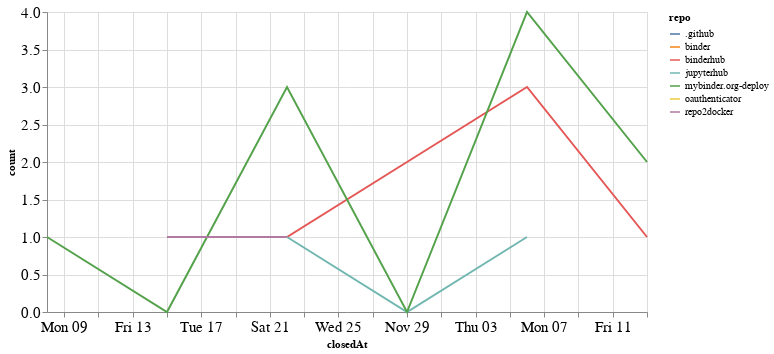

Notebook code for this chart:
### Code cell
closed_by_time = closed_by.groupby('repo').resample('W', on='closedAt').count()['author'].reset_index()
closed_by_time = closed_by_time.rename(columns={'author': 'count'})

alt.Chart(closed_by_time, width=600).mark_line().encode(
    x='closedAt',
    y='count',
    color='repo',
    tooltip="repo"
)

### Figure 1 — Vega-Lite specification as saved in the notebook (floating-point values rounded to 4 significant figures)
{"config": {"axisLeft": {"labelFontSize": 15}, "axisBottom": {"labelFontSize": 15}}, "data": {"name": "data-6d495ebcbf1604f6c56fe2603ad6b07b"}, "mark": "line", "encoding": {"color": {"type": "nominal", "field": "repo"}, "tooltip": {"type": "nominal", "field": "repo"}, "x": {"type": "temporal", "field": "closedAt"}, "y": {"type": "quantitative", "field": "count"}}, "width": 600, "$schema": "https://vega.github.io/schema/vega-lite/v4.8.1.json", "datasets": {"data-6d495ebcbf1604f6c56fe2603ad6b07b": [{"repo": ".github", "closedAt": "2020-12-06T00:00:00", "count": 1}, {"repo": "binder", "closedAt": "2020-11-15T00:00:00", "count": 1}, {"repo": "binderhub", "closedAt": "2020-11-15T00:00:00", "count": 1}, {"repo": "binderhub", "closedAt": "2020-11-22T00:00:00", "count": 1}, {"repo": "binderhub", "closedAt": "2020-11-29T00:00:00", "count": 2}, {"repo": "binderhub", "closedAt": "2020-12-06T00:00:00", "count": 3}, {"repo": "binderhub", "closedAt": "2020-12-13T00:00:00", "count": 1}, {"repo": "jupyterhub", "closedAt": "2020-11-22T00:00:00", "count": 1}, {"repo": "jupyterhub", "closedAt": "2020-11-29T00:00:00", "count": 0}, {"repo": "jupyterhub", "closedAt": "2020-12-06T00:00:00", "count": 1}, {"repo": "mybinder.org-deploy", "closedAt": "2020-11-08T00:00:00", "count": 1}, {"repo": "mybinder.org-deploy", "closedAt": "2020-11-15T00:00:00", "count": 0}, {"repo": "mybinder.org-deploy", "closedAt": "2020-11-22T00:00:00", "count": 3}, {"repo": "mybinder.org-deploy", "closedAt": "2020-11-29T00:00:00", "count": 0}, {"repo": "mybinder.org-deploy", "closedAt": "2020-12-06T00:00:00", "count": 4}, {"repo": "mybinder.org-deploy", "closedAt": "2020-12-13T00:00:00", "count": 2}, {"repo": "oauthenticator", "closedAt": "2020-11-22T00:00:00", "count": 1}, {"repo": "repo2docker", "closedAt": "2020-11-15T00:00:00", "count": 1}, {"repo": "repo2docker", "closedAt": "2020-11-22T00:00:00", "count": 1}]}}
